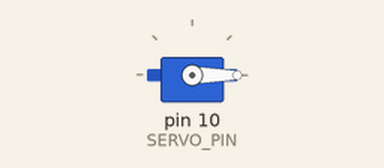
Recording of a sketch running on a simulated Arduino Uno, built with avr-gcc and run on an emulated ATmega328P. Shown: servo.

Above: at 0.05 s.
At 4.75 s:
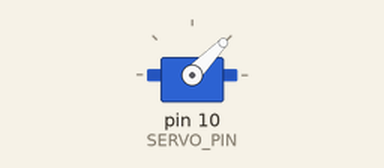
At 9.55 s:
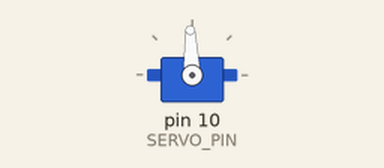
At 19.05 s:
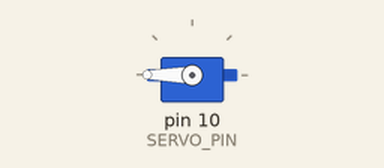
Timing chart, 0 to 24.8 s (numbered marks = the images above):
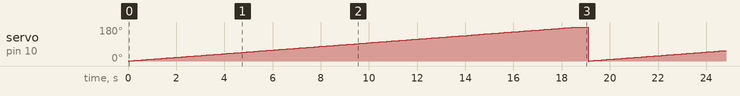

The sketch:

servo.ino
```cpp
#include <Servo.h>
#define SERVO_PIN 10

/*サーボモーターの仕組み
橙色の線にPWM信号を入力することで角度を指定できる
PWM信号の決まり
・周波数50Hz(20msサイクル=20000us)
・HIGH時間:(0.5~2.4ms=500us~2400us)
HIGHの時間が0.5msなら-90度, 2.4msなら90度になるまで回転する
回転の速さは約60度/0.1s
*/
Servo motor;

void setup() {
  // put your setup code here, to run once:
  motor.attach(SERVO_PIN);
}

void loop() {
  // put your main code here, to run repeatedly:

  for(int i = 544; i <= 2440; i ++){
    motor.writeMicroseconds(i);
    delay(10);
  }
}
```

Measured:
- by itself, servo on pin 10 (SERVO_PIN): ramps from 0° to 180° and jumps back, once every 19.1 s
